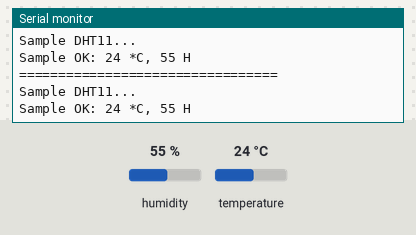
Recording of a sketch running on a simulated Arduino Uno, built with avr-gcc and run on an emulated ATmega328P. On the bench: the last lines printed to the serial monitor. The inputs (shaded band) are chosen by the test bench; at power-on: humidity 55 %, temperature 24 °C.

Above: at 2.3 s.
2.4 s: humidity set to 22 %
At 3.9 s:
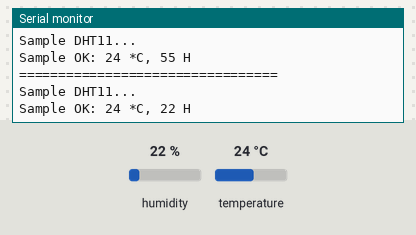
4.5 s: temperature set to 12 °C
At 5.8 s:
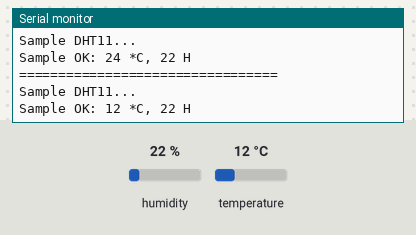
6.6 s: humidity set to 40 %
At 8.8 s:
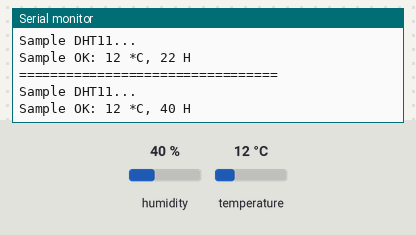
Timing chart, 0 to 10.3 s (numbered marks = the images above; inputs shaded):
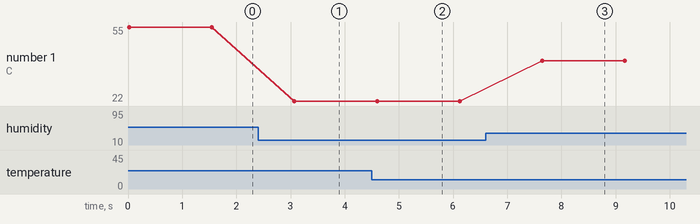

The sketch:

nem_ve_sicakl_k_olcer.ino
```cpp
#include <SimpleDHT.h>

// for DHT11,
//      +: 5V
//      GND: GND
//      DATA: 2
int pinDHT11 = 4;
SimpleDHT11 dht11(pinDHT11);

void setup() {
  Serial.begin(115200);
}

void loop()
{
  // start working...
  Serial.println("=================================");
  Serial.println("Sample DHT11...");

  // read without samples.
  byte temperature = 0;
  byte humidity = 0;
  dht11.read(&temperature, &humidity, NULL);


  Serial.print("Sample OK: ");
  Serial.print((int)temperature); Serial.print(" *C, ");
  Serial.print((int)humidity); Serial.println(" H");

  // DHT11 sampling rate is 1HZ.
  delay(1500);
}
```

Measured:
- after the input at 2.4 s, the serial monitor: prints a new line after 0.67 s (image 1)
- after the input at 4.5 s, the serial monitor: prints a new line after 0.10 s (image 2)
- after the input at 6.6 s, the serial monitor: prints a new line after 1.0 s (image 3)
- plotted number 1: 55 → 22 after the input at 2.4 s, 22 → 40 after the input at 6.6 s
